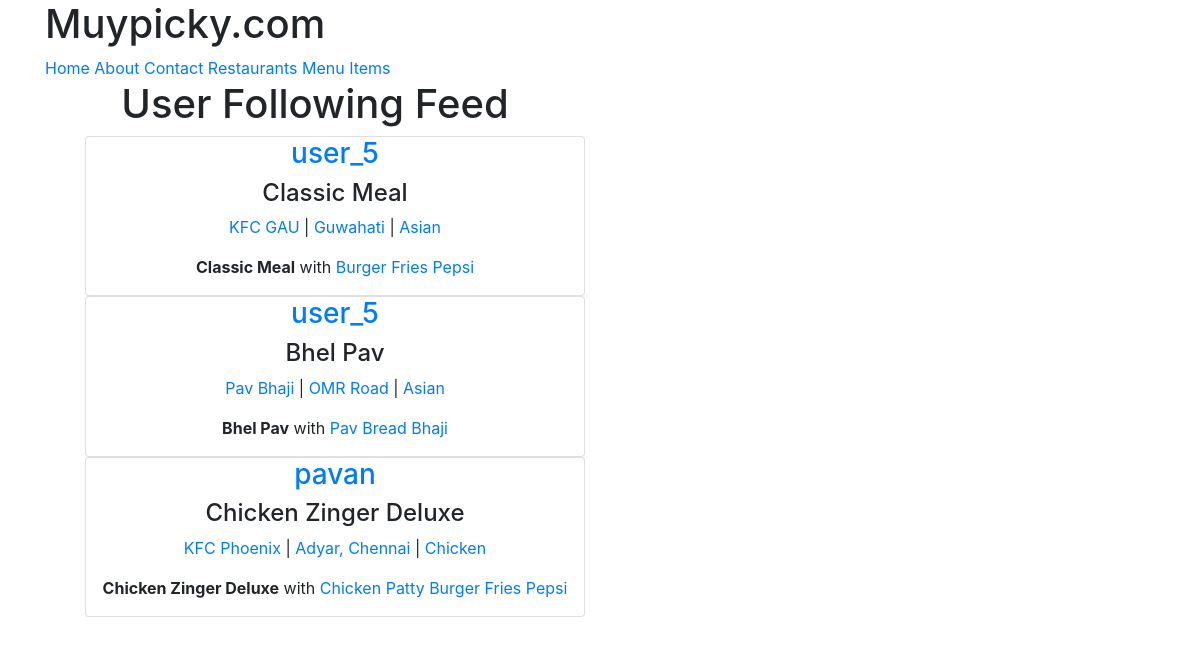
Screenshot of / (signed in) with the database file from the repository.
### menus/models.py (models this page shows, shortened)
class Item(models.Model):
	user		=models.ForeignKey(settings.AUTH_USER_MODEL)
	restaurant	=models.ForeignKey(RestaurantLocation)
	name		=models.CharField(max_length=120)
	contents	=models.TextField(help_text='separate each item by comma')
	excludes	=models.TextField(blank=True, null=True, help_text='separate each item by comma')
	public		=models.BooleanField(default=True)
	timestamp	=models.DateTimeField(auto_now_add=True)
	updated		=models.DateTimeField(auto_now=True)
	class Meta:
		ordering	=['-updated','-timestamp']
	def get_contents(self):
		return self.contents.split(",") # returns a list of contents separated by commas

### restaurants/models.py (models this page shows, shortened)
class RestaurantLocation(models.Model):
	owner  		=models.ForeignKey(User) #class_instance.model_set.all() # For 'Django Models Unleashed' check out joincfe.com
	name		=models.CharField(max_length=120)
	location	=models.CharField(max_length=120,null=True,blank=True)
	category	=models.CharField(max_length=120,null=True,blank=False, validators=[validate_category])
	timestamp	=models.DateTimeField(auto_now_add=True)
	updated 	=models.DateTimeField(auto_now=True)
	slug		=models.SlugField(null=True,blank=True)
	objects=RestaurantLocationManager()
	@property
	def title(self):
		return self.name

### menus/views.py (the view)
# urls.py: url(r'^$', HomeView.as_view(), name='home'),
class HomeView(View):
	def get(self, request, *args, **kwargs):
		if not request.user.is_authenticated():
			return render(request, "Home.html",{})
		user=request.user
		is_following_user_ids=[x.user.id for x in user.is_following.all()]
		qs=Item.objects.filter(user__id__in=is_following_user_ids, public=True).order_by("-updated")[:3]
		return render(request, "menus/home-feed.html",{'object_list':qs})

### menus/templates/menus/home-feed.html
{% extends "base.html" %}
{% block contents %}
<div class='row'>
	<div class='col-sm-6 text-center col-sm-offset-3'>
		<h1> User Following Feed</h1>
<ul>
{% for obj in object_list %}
		<div class='card card-default'>
			<h3> <a href='{% url "profiles:detail" username=obj.user.username %}'>{{ obj.user.username }}</a> </h3>
			<h4> {{ obj.name }} </h4>
			<p>
				<a href='{% url "profiles:detail" username=obj.user.username %}?q={{obj.restaurant.title}}'>{{obj.restaurant.title}} </a>|
				<a href='{% url "profiles:detail" username=obj.user.username %}?q={{obj.restaurant.location}}'>{{obj.restaurant.location}} </a> |
				<a href='{% url "profiles:detail" username=obj.user.username %}?q={{obj.restaurant.category}}'>{{ obj.restaurant.category }} </a>
			</p>
		<p>
			<b> {{obj.name}}</b> with
			{% for ing in obj.get_contents %}
				<a href='{% url "profiles:detail" username=obj.user.username %}?q={{ing}}'>{{ing}}</a>
			{% endfor %}
		</p>
		</div>
{% endfor %}
</ul>
</div>
</div>
{% endblock %}

### templates/base.html (shortened to what this page needs)
<!DOCTYPE html>
<html>
<head>
{% include "snippets/css.html" %}
</head>
<body>
{% include "snippets/nav.html" %}
<div class="container">
{% block contents %}
{% endblock %}
</div>
</body>
</html>

### templates/snippets/css.html (shortened to what this page needs)
<link rel="stylesheet" href="https://stackpath.bootstrapcdn.com/bootstrap/4.4.1/css/bootstrap.min.css">

### templates/snippets/nav.html
<div class="container">
<h1> Muypicky.com </h1>
<a href='{% url "home" %}'>Home</a>
<a href='{% url "about" %}'>About</a>
<a href='{% url "contact" %}'>Contact</a>
{% if request.user.is_authenticated %}
<a href='{% url "restaurants:list" %}'>Restaurants</a>
<a href='{% url "menus:list" %}'>Menu Items</a>
{% endif %}
</div>

### rows the page displays
Item: user.username "user_5", name "Classic Meal", restaurant "KFC GAU", restaurant.location "Guwahati", restaurant.category "Asian", get_contents "Burger" "Fries" "Pepsi"
Item: user.username "user_5", name "Bhel Pav", restaurant "Pav Bhaji", restaurant.location "OMR Road", restaurant.category "Asian", get_contents "Pav" "Bread" "Bhaji"
Item: user.username "pavan", name "Chicken Zinger Deluxe", restaurant "KFC Phoenix", restaurant.location "Adyar, Chennai", restaurant.category "Chicken", get_contents "Chicken" "Patty" "Burger" "Fries" "Pepsi"
